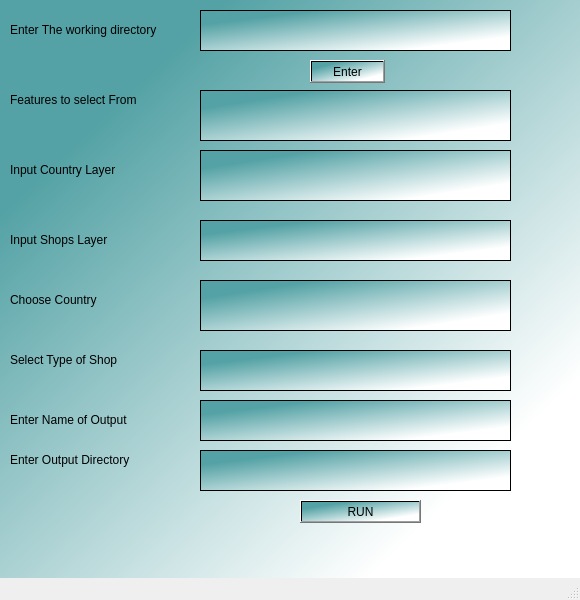
<?xml version="1.0" encoding="UTF-8"?>
<ui version="4.0">
 <class>MainWindow</class>
 <widget class="QMainWindow" name="MainWindow">
  <property name="geometry">
   <rect>
    <x>0</x>
    <y>0</y>
    <width>580</width>
    <height>600</height>
   </rect>
  </property>
  <property name="windowTitle">
   <string>MainWindow</string>
  </property>
  <widget class="QWidget" name="centralwidget">
   <widget class="QWidget" name="widget" native="true">
    <property name="geometry">
     <rect>
      <x>0</x>
      <y>0</y>
      <width>581</width>
      <height>581</height>
     </rect>
    </property>
    <property name="styleSheet">
     <string notr="true">background-color: qlineargradient(spread:pad, x1:0.141955, y1:0.233, x2:0.756, y2:0.880682, stop:0 rgba(84, 162, 165, 255), stop:1 rgba(255, 255, 255, 255));</string>
    </property>
    <widget class="QPlainTextEdit" name="plainTextEdit">
     <property name="geometry">
      <rect>
       <x>200</x>
       <y>10</y>
       <width>311</width>
       <height>41</height>
      </rect>
     </property>
     <property name="styleSheet">
      <string notr="true">selection-background-color: qlineargradient(spread:pad, x1:0, y1:0, x2:1, y2:1, stop:0 rgba(241, 241, 241, 255), stop:1 rgba(255, 255, 255, 255));</string>
     </property>
    </widget>
    <widget class="QPlainTextEdit" name="plainTextEdit_3">
     <property name="geometry">
      <rect>
       <x>200</x>
       <y>150</y>
       <width>311</width>
       <height>51</height>
      </rect>
     </property>
     <property name="styleSheet">
      <string notr="true">selection-background-color: qlineargradient(spread:pad, x1:0, y1:0, x2:1, y2:1, stop:0 rgba(158, 158, 158, 255), stop:1 rgba(255, 255, 255, 255));
selection-color: rgb(255, 255, 255);</string>
     </property>
    </widget>
    <widget class="QPlainTextEdit" name="plainTextEdit_4">
     <property name="geometry">
      <rect>
       <x>200</x>
       <y>220</y>
       <width>311</width>
       <height>41</height>
      </rect>
     </property>
     <property name="styleSheet">
      <string notr="true">selection-background-color: qlineargradient(spread:pad, x1:0, y1:0, x2:1, y2:1, stop:0 rgba(158, 158, 158, 255), stop:1 rgba(255, 255, 255, 255));
selection-color: rgb(255, 255, 255);</string>
     </property>
    </widget>
    <widget class="QPlainTextEdit" name="plainTextEdit_5">
     <property name="geometry">
      <rect>
       <x>200</x>
       <y>280</y>
       <width>311</width>
       <height>51</height>
      </rect>
     </property>
     <property name="styleSheet">
      <string notr="true">selection-background-color: qlineargradient(spread:pad, x1:0, y1:0, x2:1, y2:1, stop:0 rgba(158, 158, 158, 255), stop:1 rgba(255, 255, 255, 255));
selection-color: rgb(255, 255, 255);</string>
     </property>
    </widget>
    <widget class="QPlainTextEdit" name="plainTextEdit_6">
     <property name="geometry">
      <rect>
       <x>200</x>
       <y>350</y>
       <width>311</width>
       <height>41</height>
      </rect>
     </property>
     <property name="styleSheet">
      <string notr="true">selection-background-color: qlineargradient(spread:pad, x1:0, y1:0, x2:1, y2:1, stop:0 rgba(158, 158, 158, 255), stop:1 rgba(255, 255, 255, 255));
selection-color: rgb(255, 255, 255);</string>
     </property>
    </widget>
    <widget class="QPushButton" name="Enter1">
     <property name="geometry">
      <rect>
       <x>310</x>
       <y>60</y>
       <width>75</width>
       <height>23</height>
      </rect>
     </property>
     <property name="mouseTracking">
      <bool>true</bool>
     </property>
     <property name="styleSheet">
      <string notr="true">Enter1 {
    color: #333;
    
    border-radius: 20px;
    border-style: outset;
    
	background-color: qradialgradient(spread:pad, cx:0.37, cy:0.511364, radius:0.5, fx:0.5, fy:0.5, stop:0 rgba(84, 68, 178, 255), stop:1 rgba(255, 255, 255, 255));
    padding: 5px;
    }

Enter1:hover {
    background-color: qradialgradient(
        cx: 0.3, cy: -0.4, fx: 0.3, fy: -0.4,
        radius: 1.35, stop: 0 #fff, stop: 1 #bbb
        );
    }

Enter1:pressed {
    border-style: inset;
    background: qradialgradient(
        cx: 0.4, cy: -0.1, fx: 0.4, fy: -0.1,
        radius: 1.35, stop: 0 #fff, stop: 1 #ddd
        );
    }</string>
     </property>
     <property name="text">
      <string>Enter</string>
     </property>
    </widget>
    <widget class="QPushButton" name="Enter4">
     <property name="geometry">
      <rect>
       <x>300</x>
       <y>500</y>
       <width>121</width>
       <height>23</height>
      </rect>
     </property>
     <property name="styleSheet">
      <string notr="true">Enter4 {
    background-color: orange;
border-style: outset;
border-width: 2px;
border-radius: 15px;
border-color: black;
padding: 4px;
    }

Enter4:hover {
    background-color: qradialgradient(
        cx: 0.3, cy: -0.4, fx: 0.3, fy: -0.4,
        radius: 1.35, stop: 0 #fff, stop: 1 #bbb
        );
    }

Enter4:pressed {
    border-style: inset;
    background: qradialgradient(
        cx: 0.4, cy: -0.1, fx: 0.4, fy: -0.1,
        radius: 1.35, stop: 0 #fff, stop: 1 #ddd
        );
    }</string>
     </property>
     <property name="text">
      <string>RUN</string>
     </property>
    </widget>
    <widget class="QLabel" name="label">
     <property name="geometry">
      <rect>
       <x>10</x>
       <y>20</y>
       <width>181</width>
       <height>20</height>
      </rect>
     </property>
     <property name="styleSheet">
      <string notr="true">font: italic 10pt &quot;Lucida Bright&quot;;
background-color: rgb(255, 255, 255,0);</string>
     </property>
     <property name="text">
      <string>Enter The working directory</string>
     </property>
    </widget>
    <widget class="QLabel" name="label_2">
     <property name="geometry">
      <rect>
       <x>10</x>
       <y>90</y>
       <width>181</width>
       <height>20</height>
      </rect>
     </property>
     <property name="styleSheet">
      <string notr="true">font: italic 10pt &quot;Lucida Bright&quot;;
background-color: rgb(255, 255, 255,0);</string>
     </property>
     <property name="text">
      <string>Features to select From</string>
     </property>
    </widget>
    <widget class="QLabel" name="label_3">
     <property name="geometry">
      <rect>
       <x>10</x>
       <y>160</y>
       <width>181</width>
       <height>20</height>
      </rect>
     </property>
     <property name="styleSheet">
      <string notr="true">font: italic 10pt &quot;Lucida Bright&quot;;background-color: rgb(255, 255, 255,0);</string>
     </property>
     <property name="text">
      <string>Input Country Layer</string>
     </property>
    </widget>
    <widget class="QLabel" name="label_4">
     <property name="geometry">
      <rect>
       <x>10</x>
       <y>230</y>
       <width>181</width>
       <height>20</height>
      </rect>
     </property>
     <property name="styleSheet">
      <string notr="true">font: italic 10pt &quot;Lucida Bright&quot;;
background-color: rgb(255, 255, 255,0);</string>
     </property>
     <property name="text">
      <string>Input Shops Layer</string>
     </property>
    </widget>
    <widget class="QLabel" name="label_5">
     <property name="geometry">
      <rect>
       <x>10</x>
       <y>290</y>
       <width>181</width>
       <height>20</height>
      </rect>
     </property>
     <property name="autoFillBackground">
      <bool>false</bool>
     </property>
     <property name="styleSheet">
      <string notr="true">font: italic 10pt &quot;Lucida Bright&quot;;
background-color: rgb(255, 255, 255,0);</string>
     </property>
     <property name="text">
      <string>Choose Country</string>
     </property>
    </widget>
    <widget class="QLabel" name="label_6">
     <property name="geometry">
      <rect>
       <x>10</x>
       <y>350</y>
       <width>181</width>
       <height>20</height>
      </rect>
     </property>
     <property name="styleSheet">
      <string notr="true">font: italic 10pt &quot;Lucida Bright&quot;;
background-color: rgb(255, 255, 255,0);</string>
     </property>
     <property name="text">
      <string>Select Type of Shop</string>
     </property>
    </widget>
    <widget class="QTextEdit" name="textEdit">
     <property name="geometry">
      <rect>
       <x>200</x>
       <y>90</y>
       <width>311</width>
       <height>51</height>
      </rect>
     </property>
     <property name="styleSheet">
      <string notr="true">selection-background-color: qlineargradient(spread:pad, x1:0, y1:0, x2:1, y2:1, stop:0 rgba(158, 158, 158, 255), stop:1 rgba(255, 255, 255, 255));
selection-color: rgb(255, 255, 255);</string>
     </property>
    </widget>
    <widget class="QLabel" name="label_8">
     <property name="geometry">
      <rect>
       <x>10</x>
       <y>410</y>
       <width>181</width>
       <height>20</height>
      </rect>
     </property>
     <property name="styleSheet">
      <string notr="true">font: italic 10pt &quot;Lucida Bright&quot;;
background-color: rgb(255, 255, 255,0);</string>
     </property>
     <property name="text">
      <string>Enter Name of Output</string>
     </property>
    </widget>
    <widget class="QPlainTextEdit" name="plainTextEdit_8">
     <property name="geometry">
      <rect>
       <x>200</x>
       <y>400</y>
       <width>311</width>
       <height>41</height>
      </rect>
     </property>
     <property name="styleSheet">
      <string notr="true">selection-background-color: qlineargradient(spread:pad, x1:0, y1:0, x2:1, y2:1, stop:0 rgba(158, 158, 158, 255), stop:1 rgba(255, 255, 255, 255));
selection-color: rgb(255, 255, 255);</string>
     </property>
    </widget>
    <widget class="QPlainTextEdit" name="plainTextEdit_9">
     <property name="geometry">
      <rect>
       <x>200</x>
       <y>450</y>
       <width>311</width>
       <height>41</height>
      </rect>
     </property>
     <property name="styleSheet">
      <string notr="true">selection-background-color: qlineargradient(spread:pad, x1:0, y1:0, x2:1, y2:1, stop:0 rgba(158, 158, 158, 255), stop:1 rgba(255, 255, 255, 255));
selection-color: rgb(255, 255, 255);</string>
     </property>
    </widget>
    <widget class="QLabel" name="label_9">
     <property name="geometry">
      <rect>
       <x>10</x>
       <y>450</y>
       <width>181</width>
       <height>20</height>
      </rect>
     </property>
     <property name="styleSheet">
      <string notr="true">font: italic 10pt &quot;Lucida Bright&quot;;
background-color: rgb(255, 255, 255,0);</string>
     </property>
     <property name="text">
      <string>Enter Output Directory</string>
     </property>
    </widget>
   </widget>
  </widget>
  <widget class="QMenuBar" name="menubar">
   <property name="geometry">
    <rect>
     <x>0</x>
     <y>0</y>
     <width>580</width>
     <height>21</height>
    </rect>
   </property>
  </widget>
  <widget class="QStatusBar" name="statusbar"/>
 </widget>
 <resources/>
 <connections/>
</ui>
